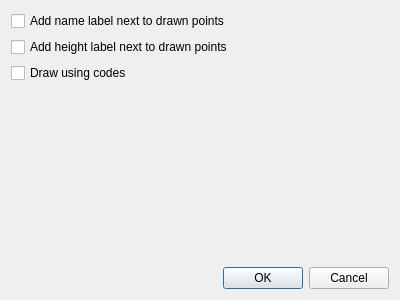
<?xml version="1.0" encoding="UTF-8"?>
<ui version="4.0">
 <class>TT_DialogDrawPoints</class>
 <widget class="QDialog" name="TT_DialogDrawPoints">
  <property name="geometry">
   <rect>
    <x>0</x>
    <y>0</y>
    <width>400</width>
    <height>300</height>
   </rect>
  </property>
  <property name="windowTitle">
   <string>Draw points</string>
  </property>
  <layout class="QVBoxLayout" name="verticalLayout">
   <item>
    <layout class="QGridLayout" name="gridLayout">
     <item row="0" column="0">
      <widget class="QCheckBox" name="ck_addName">
       <property name="text">
        <string>Add name label next to drawn points</string>
       </property>
      </widget>
     </item>
     <item row="2" column="0">
      <widget class="QCheckBox" name="ck_useCodes">
       <property name="text">
        <string>Draw using codes</string>
       </property>
      </widget>
     </item>
     <item row="1" column="0">
      <widget class="QCheckBox" name="ck_addHeight">
       <property name="text">
        <string>Add height label next to drawn points</string>
       </property>
      </widget>
     </item>
    </layout>
   </item>
   <item>
    <spacer name="verticalSpacer">
     <property name="orientation">
      <enum>Qt::Orientation::Vertical</enum>
     </property>
     <property name="sizeHint" stdset="0">
      <size>
       <width>20</width>
       <height>40</height>
      </size>
     </property>
    </spacer>
   </item>
   <item>
    <widget class="QDialogButtonBox" name="buttonBox">
     <property name="orientation">
      <enum>Qt::Orientation::Horizontal</enum>
     </property>
     <property name="standardButtons">
      <set>QDialogButtonBox::StandardButton::Cancel|QDialogButtonBox::StandardButton::Ok</set>
     </property>
    </widget>
   </item>
  </layout>
 </widget>
 <resources/>
 <connections>
  <connection>
   <sender>buttonBox</sender>
   <signal>accepted()</signal>
   <receiver>TT_DialogDrawPoints</receiver>
   <slot>slot_validateInputs()</slot>
   <hints>
    <hint type="sourcelabel">
     <x>248</x>
     <y>254</y>
    </hint>
    <hint type="destinationlabel">
     <x>157</x>
     <y>274</y>
    </hint>
   </hints>
  </connection>
  <connection>
   <sender>buttonBox</sender>
   <signal>rejected()</signal>
   <receiver>TT_DialogDrawPoints</receiver>
   <slot>reject()</slot>
   <hints>
    <hint type="sourcelabel">
     <x>316</x>
     <y>260</y>
    </hint>
    <hint type="destinationlabel">
     <x>286</x>
     <y>274</y>
    </hint>
   </hints>
  </connection>
 </connections>
 <slots>
  <slot>slot_validateInputs()</slot>
 </slots>
</ui>
